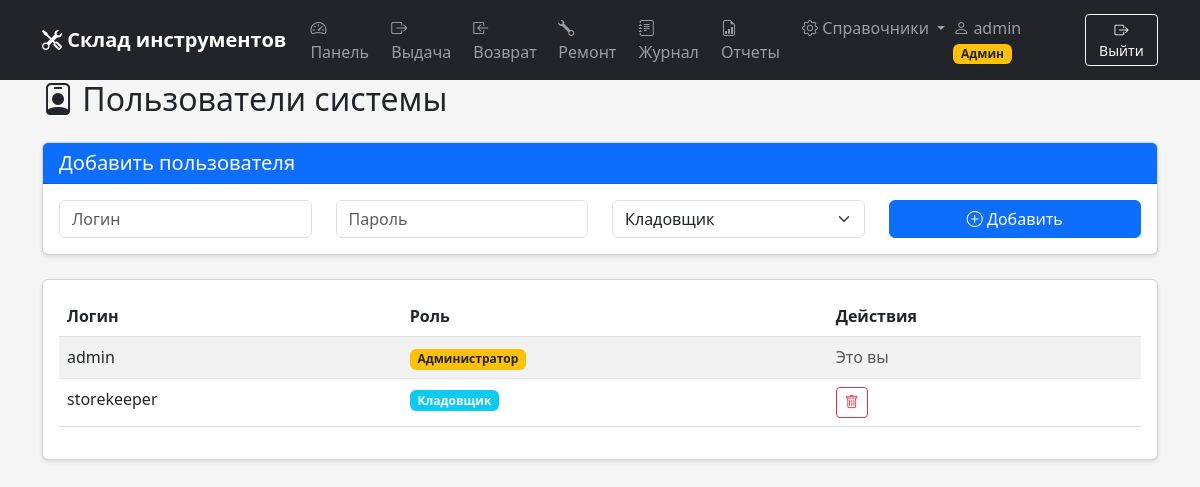
Page /users_directory (signed in) on the committed database.
### tables this page shows
CREATE TABLE users (
        id INTEGER PRIMARY KEY AUTOINCREMENT,
        username TEXT UNIQUE NOT NULL,
        password_hash TEXT NOT NULL,
        role TEXT NOT NULL DEFAULT 'storekeeper'
    );

### app.py (the view)
@app.route('/users_directory')
@admin_required
def users_directory():
    conn = get_db()
    users = conn.execute("SELECT id, username, role FROM users ORDER BY username").fetchall()
    conn.close()
    return render_template('users_directory.html', users=users)

### app.py (called while the page is built)
def get_db():
    conn = sqlite3.connect('tools.db')
    conn.row_factory = sqlite3.Row
    return conn

def admin_required(f):
    @wraps(f)
    def decorated_function(*args, **kwargs):
        if 'user_id' not in session:
            return redirect(url_for('login'))
        if session.get('role') != 'admin':
            flash('Доступ запрещен. Только для администратора', 'danger')
            return redirect(url_for('dashboard'))
        return f(*args, **kwargs)
    return decorated_function

### templates/users_directory.html (shortened to what this page needs)
{% extends "base.html" %}
{% block content %}
<div class="container">
    <h2 class="mb-4"><i class="bi bi-person-badge"></i> Пользователи системы</h2>
    <div class="card mb-4">
        <div class="card-header bg-primary text-white">
            <h5 class="mb-0">Добавить пользователя</h5>
        </div>
        <div class="card-body">
            <form method="POST" action="/add_user">
                <div class="row">
                    <div class="col-md-3">
                        <input type="text" class="form-control" name="username"
                               placeholder="Логин" required>
                    </div>
                    <div class="col-md-3">
                        <input type="password" class="form-control" name="password"
                               placeholder="Пароль" required>
                    </div>
                    <div class="col-md-3">
                        <select class="form-select" name="role" required>
                            <option value="storekeeper">Кладовщик</option>
                        </select>
                    </div>
                    <div class="col-md-3">
                        <button type="submit" class="btn btn-primary w-100">
                            <i class="bi bi-plus-circle"></i> Добавить
                        </button>
                    </div>
                </div>
            </form>
        </div>
    </div>
    <div class="card">
        <div class="card-body">
            <div class="table-responsive">
                <table class="table table-striped">
                    <thead>
                        <tr>
                            <th>Логин</th>
                            <th>Роль</th>
                            <th>Действия</th>
                        </tr>
                    </thead>
                    <tbody>
                        {% for user in users %}
                        <tr>
                            <td>{{ user.username }}</td>
                            <td>
                                {% if user.role == 'admin' %}
                                <span class="badge bg-warning text-dark">Администратор</span>
                                {% else %}
                                <span class="badge bg-info">Кладовщик</span>
                                {% endif %}
                            </td>
                            <td>
                                {% if user.id != session.user_id %}
                                <a href="/delete_user/{{ user.id }}"
                                   class="btn btn-sm btn-outline-danger"
                                   onclick="return confirm('Удалить пользователя {{ user.username }}?')">
                                    <i class="bi bi-trash"></i>
                                </a>
                                {% else %}
                                <span class="text-muted">Это вы</span>
                                {% endif %}
                            </td>
                        </tr>
                        {% endfor %}
                    </tbody>
                </table>
            </div>
        </div>
    </div>
</div>
{% endblock %}

### templates/base.html (style rules this page uses)
body { padding-top: 60px; background-color: #f5f5f5; }
.card { margin-bottom: 20px; box-shadow: 0 2px 4px rgba(0,0,0,0.1); }

### rows in the picture
users: username "admin", role "Администратор", shows "Это вы"
users: username "storekeeper", role "Кладовщик"

### other values in the picture
{{ session.username }} "admin"
